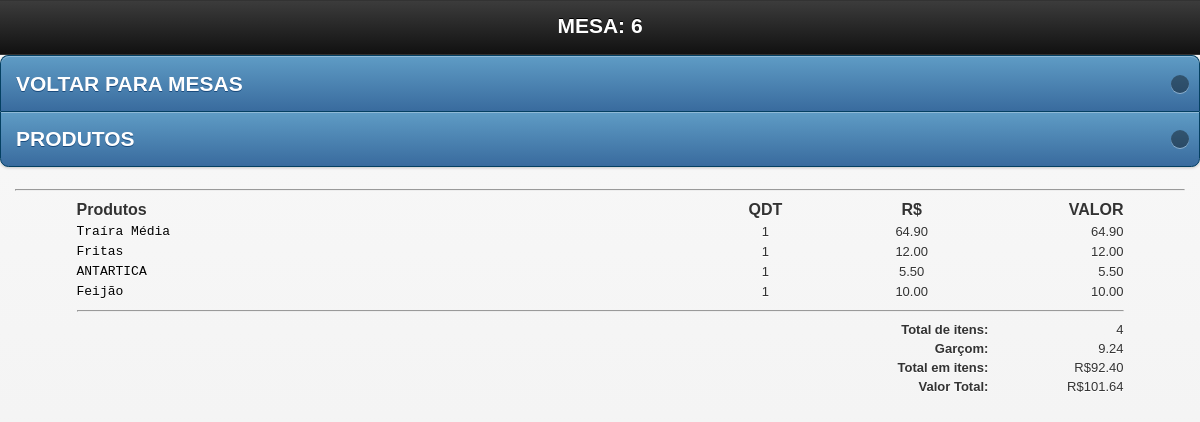
The page /mobile/vermesa.php?id_mesa=6 (signed in) on the database as committed earlier.
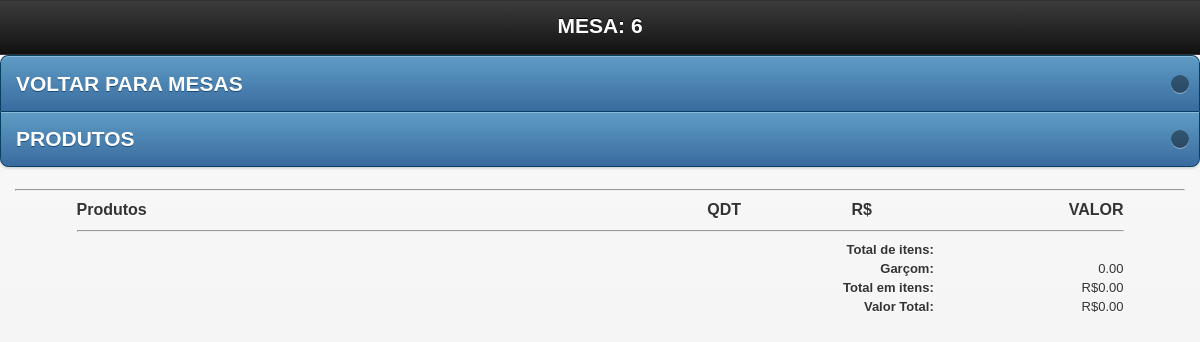
The same page on the database as committed later.
### tables this page shows
CREATE TABLE `tbl_carrinho` (
  `id` int(11) NOT NULL AUTO_INCREMENT,
  `cod` int(11) NOT NULL,
  `nome` varchar(150) NOT NULL,
  `preco` varchar(10) NOT NULL,
  `qtd` int(11) NOT NULL,
  `comanda` int(200) NOT NULL,
  `data` date NOT NULL,
  `time` time NOT NULL,
  `id_mesa` int(30) NOT NULL,
  `situacao` int(2) NOT NULL,
  `idGarcon` varchar(200) NOT NULL,
  `status` int(1) NOT NULL,
  `destino` int(1) NOT NULL,
  `entregue` int(1) NOT NULL,
  `feito` int(1) NOT NULL,
  PRIMARY KEY (`id`)
);

CREATE TABLE `config` (
  `id_conf` int(30) NOT NULL,
  `empresa` varchar(200) NOT NULL,
  `telefone` varchar(30) NOT NULL,
  `pgarcon` int(10) NOT NULL,
  `ativo` int(2) NOT NULL
);

### mobile/vermesa.php (the view, shortened to what this page needs)
<!doctype html>
<html class="no-js ui-mobile-rendering" lang="pt">
<head>
      <link rel="stylesheet" href="css/jquery.mobile-1.3.1.min.css" />
      <link rel="stylesheet" href="../css/css.css"/>
</head>
<body>
<div id="categories" data-role="page" data-title="Categories">
      <div data-role="header">
            <h1>MESA: <?php echo $_GET['id_mesa']; ?></h1>
      </div>
             <ul data-role="listview" data-inset="true" data-theme="b">
            <li><a href="mesas.php">VOLTAR PARA MESAS</a></li>
            <li><a href="javascript:window.history.go(-1)">PRODUTOS</a></li>
            </ul>
      <div data-role="content">
      <hr/>
      <div id="mesas2">
<table width="100%">
    <tr style="font-size:16px;">
	  <td width="56%" style="font-size:16px;"><strong>Produtos</strong></td>
	  <td width="12%" align="center"style="font-size:16px;"><strong>QDT</strong></td>
	  <td width="14%" align="center"style="font-size:16px;"><strong>R$</strong></td>
	  <td align="right" style="font-size:16px;"><strong>VALOR</strong></td>
	  </tr>
	<?php
	$mesa = $_GET['id_mesa'];
	$carrinho = mysql_query("SELECT *, SUM(qtd) AS qt,SUM(preco) AS pr FROM tbl_carrinho WHERE id_mesa = '$mesa' AND situacao ='1' GROUP BY cod") or die(mysql_error());
	$contar = mysql_num_rows($carrinho);
	if($contar == 0){
		echo "";
	}else{
		while($res = mysql_fetch_array($carrinho)){
			$nome  			= $res['nome'];
			$preco       	= $res['pr'];
			$unitario		= $res['preco'];
			$qtd		 	= $res['qt'];
			$id_mesa		= $res['id_mesa'];
			$itens			+=$qtd;
			$total += $preco;
	?>
	<tr class="fontcomanda">
    <td align="left" class="btn">
      <a href="cozinha.php?id_mesa=<?php echo $id_mesa ?>&nome=<?php echo $nome; ?>"  title="Imprimir" onclick="Cozinha(this.href,'nomeJanela','350','600','yes');return false" class="fontcomanda"><?php echo $nome; ?></a></td>
    <td align="center" ><?php echo $qtd; ?> </td>
    <td align="center" ><?php echo $unitario ?></td>
    <td width="12%" align="right"><?php echo number_format($preco, 2); ?></td>
    </tr>
     <?php
		}
	}
	?>
     <tr class="fontcomanda">
       <td colspan="4" align="right" class="btn"><hr/></td>
     </tr>
     <tr class="fontcomanda">
	  <td colspan="3" align="right" class="btn"><strong>Total de itens:</strong></td>
	  <td align="right"><?php echo $itens ?></td>
    </tr>
     <tr class="fontcomanda">
       <td colspan="3" align="right" class="btn"><strong>Garçom: </strong></td>
       <td align="right">
         <?php
			$g = mysql_query("SELECT * FROM config") or die(mysql_error());
			$w = mysql_fetch_array($g);
			$ativo = $w['ativo'];
			$percentual = $w['pgarcon'];
			if($ativo == 1){
			$porcento_garcon = $percentual;
			}else{
			$porcento_garcon = 0;
			}
				$pgarcon = $total * $porcento_garcon / 100;
				$somatotal = $total + $pgarcon;
			?> <?php echo number_format($pgarcon, 2, '.', '.'); ?>
       </td>
     </tr>
     <tr class="fontcomanda">
       <td colspan="3" align="right" class="btn"><strong>Total em itens: </strong></td>
       <td align="right">R$<?php echo number_format($total, 2, '.', '.'); ?></td>
     </tr>
     <tr class="fontcomanda">
       <td colspan="3" align="right" class="btn"><strong>Valor Total: </strong></td>
       <td align="right">R$<?php echo number_format($somatotal, 2, '.', '.'); ?></td>
     </tr>
    </table>
</div>
</body>
</html>

### css/css.css (style rules this page uses)
body { margin-left: 0px;margin-top: 0px;margin-right: 0px;margin-bottom: 0px; background-color:#FFF; font-family:Verdana, Geneva, sans-serif; font-size:14px; }
h1 { font-size:18px; margin-top:0; }
#mesas2 { width:90%; height:700px; margin:0 auto;overflow:auto; margin-top: }
.fontcomanda { font-size:13px; }
.fontcomanda a:link { font:10px "Courier New", Courier, monospace; font-size:13px; text-decoration:none;color:#000; }

Rows that differ between the two databases and show on the page:
no longer on this page (row edited): tbl_carrinho: nome "Traíra Média", qtd "1", preco "64.90"
removed tbl_carrinho: nome "Fritas", qtd "1", preco "12.00"
removed tbl_carrinho: nome "ANTARTICA", qtd "1", preco "5.50"
no longer on this page (row edited): tbl_carrinho: nome "Feijão", qtd "1", preco "10.00"
changed config: ativo "9.24" → "0.00"; ativo "101.64" → "0.00"
Other text that changed with them:
$total: "92.40" → "0.00"
$itens: "4" → (not shown)
